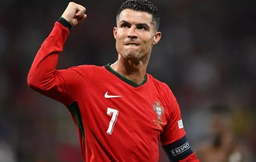
#> input picture Algorithms/Kernel/ronaldo.png, 256 x 162 px, shrunk from 1016 x 642 before the run
$ python kernel_example.py --image ronaldo.png
#> lines starting #> are read from the running program, lines starting #| are printed output that depends on the picture
from skimage.exposure import rescale_intensity
import numpy as np
import cv2
import argparse

# run 'python kernel_example.py --image ronaldo.png' in terminal

def convolve(image, kernel):
    (iH, iW) = image.shape[:2]
    (kH, kW) = kernel.shape[:2]

    pad = (kW - 1) // 2
    image = cv2.copyMakeBorder(image, pad, pad, pad, pad,
        cv2.BORDER_REPLICATE)
    output = np.zeros((iH, iW), dtype="float32")

    for y in np.arange(pad, iH + pad):
        for x in np.arange(pad, iW + pad):
            roi = image[y - pad:y + pad + 1, x - pad:x + pad + 1]
            k = (roi * kernel).sum()
            output[y - pad, x - pad] = k

    output = rescale_intensity(output, in_range=(0, 255))
    output = (output * 255).astype("uint8")

    return output

ap = argparse.ArgumentParser()
ap.add_argument("-i", "--image", required=True,
    help="path to the input image")
args = vars(ap.parse_args())

# blurring to smooth an image
smallBlur = np.ones((7, 7), dtype="float") * (1.0 / (7 * 7))
largeBlur = np.ones((21, 21), dtype="float") * (1.0 / (21 * 21))

# sharpen filer
sharpen = np.array((
    [0, -1, 0],
    [-1, 5, -1],
    [0, -1, 0]), dtype="int")

# laplacian kernel
laplacian = np.array((
    [0, 1, 0],
    [1, -4, 1],
    [0, 1, 0]), dtype="int")

# sobel x-axis kernel
sobelX = np.array((
    [-1, 0, 1],
    [-2, 0, 2],
    [-1, 0, 1]), dtype="int")

# sobel y-axis kernel
sobelY = np.array((
    [-1, -2, -1],
    [0, 0, 0],
    [1, 2, 1]), dtype="int")

# create kernel bank: list of kernels
kernelBank = (
    ("small_blur", smallBlur),
    ("large_blur", largeBlur),
    ("sharpen", sharpen),
    ("laplacian", laplacian),
    ("sobel_x", sobelX),
    ("sobel_y", sobelY)
)

image = cv2.imread(args["image"])
#> image is the input picture: shape (162, 256, 3); mean B, G, R 42.4, 45.2, 91.2
gray = cv2.cvtColor(image, cv2.COLOR_BGR2GRAY)
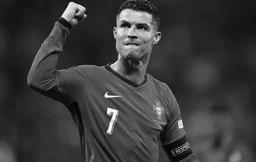
#> gray: shape (162, 256); min 4, max 255, mean 58.6

# loop over kernels
for (kernelName, kernel) in kernelBank:
    print("[INFO] applying {} kernel".format(kernelName))
    convoleOutput = convolve(gray, kernel)
    cv2.imshow("original", gray)
    cv2.imshow("{} - convoleOutput".format(kernelName), convoleOutput)
    cv2.waitKey(0)
    cv2.destroyAllWindows()
#> this loop made 6 passes
#> pass 1, in convolve, `image = cv2.copyMakeBorder(image, pad, pad, pad, pad, cv2.BORDER_REPLI..`:
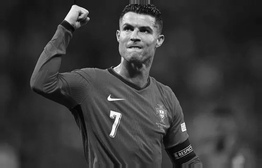
#> image: shape (168, 262); min 4, max 255, mean 57.8
#> pass 1, `convoleOutput = convolve(gray, kernel)`:
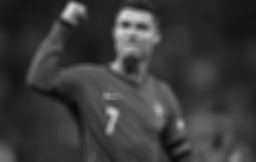
#> convoleOutput: shape (162, 256); min 8, max 213, mean 58.1
#> pass 2, in convolve (call 2), `image = cv2.copyMakeBorder(image, pad, pad, pad, pad, cv2.BORDER_REPLI..`:
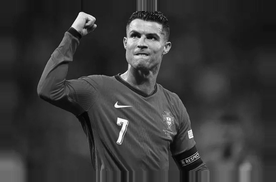
#> image: shape (182, 276); min 4, max 255, mean 56.4
#> pass 2, `convoleOutput = convolve(gray, kernel)`:
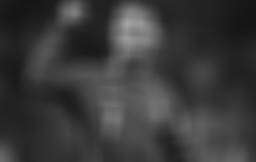
#> convoleOutput: shape (162, 256); min 20, max 163, mean 58.1
